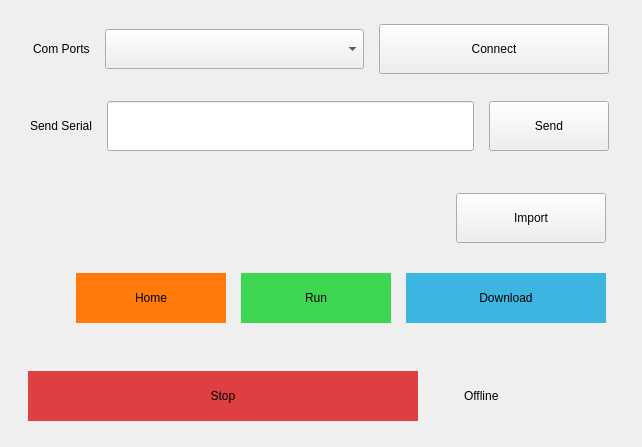
      <widget class="QWidget" name="Drill">
       <attribute name="title">
        <string>Drill</string>
       </attribute>
       <layout class="QVBoxLayout" name="verticalLayout" stretch="2,3,3,2">
        <property name="spacing">
         <number>9</number>
        </property>
        <property name="leftMargin">
         <number>18</number>
        </property>
        <property name="topMargin">
         <number>15</number>
        </property>
        <property name="rightMargin">
         <number>18</number>
        </property>
        <item>
         <widget class="QFrame" name="DrillComFrame">
          <property name="sizePolicy">
           <sizepolicy hsizetype="Preferred" vsizetype="Preferred">
            <horstretch>0</horstretch>
            <verstretch>0</verstretch>
           </sizepolicy>
          </property>
          <property name="styleSheet">
           <string notr="true"/>
          </property>
          <layout class="QHBoxLayout" name="horizontalLayout_7" stretch="0,4,1">
           <property name="spacing">
            <number>15</number>
           </property>
           <property name="leftMargin">
            <number>15</number>
           </property>
           <property name="rightMargin">
            <number>15</number>
           </property>
           <item>
            <widget class="QLabel" name="ComsLabel_6">
             <property name="sizePolicy">
              <sizepolicy hsizetype="Minimum" vsizetype="Maximum">
               <horstretch>0</horstretch>
               <verstretch>0</verstretch>
              </sizepolicy>
             </property>
             <property name="maximumSize">
              <size>
               <width>16777215</width>
               <height>16777215</height>
              </size>
             </property>
             <property name="styleSheet">
              <string notr="true"/>
             </property>
             <property name="lineWidth">
              <number>1</number>
             </property>
             <property name="text">
              <string>Com Ports</string>
             </property>
             <property name="textFormat">
              <enum>Qt::PlainText</enum>
             </property>
             <property name="scaledContents">
              <bool>false</bool>
             </property>
            </widget>
           </item>
           <item>
            <widget class="QComboBox" name="ComsMenu_6">
             <property name="sizePolicy">
              <sizepolicy hsizetype="Preferred" vsizetype="Maximum">
               <horstretch>0</horstretch>
               <verstretch>0</verstretch>
              </sizepolicy>
             </property>
             <property name="minimumSize">
              <size>
               <width>0</width>
               <height>40</height>
              </size>
             </property>
             <property name="styleSheet">
              <string notr="true">QFrame{
	border: 2px solid #e7e7e7;
	border-radius : 5px;
	font: bold; 
	font-family: arial;
	font-size: 20px;
	background-color: #1d282b;
	padding: 10px;
}</string>
             </property>
            </widget>
           </item>
           <item>
            <widget class="QPushButton" name="DrillConnectionButton">
             <property name="sizePolicy">
              <sizepolicy hsizetype="Minimum" vsizetype="Maximum">
               <horstretch>0</horstretch>
               <verstretch>0</verstretch>
              </sizepolicy>
             </property>
             <property name="minimumSize">
              <size>
               <width>230</width>
               <height>50</height>
              </size>
             </property>
             <property name="styleSheet">
              <string notr="true"/>
             </property>
             <property name="text">
              <string>Connect</string>
             </property>
            </widget>
           </item>
          </layout>
         </widget>
        </item>
        <item>
         <widget class="QFrame" name="DrillSendSerialFrame">
          <property name="sizePolicy">
           <sizepolicy hsizetype="Preferred" vsizetype="Preferred">
            <horstretch>0</horstretch>
            <verstretch>0</verstretch>
           </sizepolicy>
          </property>
          <property name="minimumSize">
           <size>
            <width>0</width>
            <height>0</height>
           </size>
          </property>
          <property name="styleSheet">
           <string notr="true"/>
          </property>
          <property name="frameShape">
           <enum>QFrame::NoFrame</enum>
          </property>
          <layout class="QHBoxLayout" name="horizontalLayout_4" stretch="0,0,1">
           <property name="spacing">
            <number>15</number>
           </property>
           <property name="leftMargin">
            <number>12</number>
           </property>
           <property name="rightMargin">
            <number>15</number>
           </property>
           <item>
            <widget class="QLabel" name="DrillSerial">
             <property name="sizePolicy">
              <sizepolicy hsizetype="Minimum" vsizetype="Maximum">
               <horstretch>0</horstretch>
               <verstretch>0</verstretch>
              </sizepolicy>
             </property>
             <property name="maximumSize">
              <size>
               <width>16777215</width>
               <height>16777215</height>
              </size>
             </property>
             <property name="styleSheet">
              <string notr="true"/>
             </property>
             <property name="lineWidth">
              <number>1</number>
             </property>
             <property name="text">
              <string>Send Serial</string>
             </property>
             <property name="textFormat">
              <enum>Qt::PlainText</enum>
             </property>
             <property name="scaledContents">
              <bool>false</bool>
             </property>
            </widget>
           </item>
           <item>
            <widget class="QLineEdit" name="DrillSendSerial">
             <property name="sizePolicy">
              <sizepolicy hsizetype="Minimum" vsizetype="Maximum">
               <horstretch>4</horstretch>
               <verstretch>0</verstretch>
              </sizepolicy>
             </property>
             <property name="minimumSize">
              <size>
               <width>0</width>
               <height>50</height>
              </size>
             </property>
             <property name="text">
              <string/>
             </property>
            </widget>
           </item>
           <item>
            <widget class="QPushButton" name="DrillSendSerialButton">
             <property name="sizePolicy">
              <sizepolicy hsizetype="Preferred" vsizetype="Maximum">
               <horstretch>0</horstretch>
               <verstretch>0</verstretch>
              </sizepolicy>
             </property>
             <property name="minimumSize">
              <size>
               <width>120</width>
               <height>50</height>
              </size>
             </property>
             <property name="text">
              <string>Send</string>
             </property>
            </widget>
           </item>
          </layout>
         </widget>
        </item>
        <item>
         <widget class="QFrame" name="DrillRunButtonsFrame">
          <property name="sizePolicy">
           <sizepolicy hsizetype="Preferred" vsizetype="Preferred">
            <horstretch>0</horstretch>
            <verstretch>0</verstretch>
           </sizepolicy>
          </property>
          <property name="styleSheet">
           <string notr="true"/>
          </property>
          <property name="frameShape">
           <enum>QFrame::NoFrame</enum>
          </property>
          <layout class="QVBoxLayout" name="verticalLayout_15">
           <property name="spacing">
            <number>12</number>
           </property>
           <property name="topMargin">
            <number>15</number>
           </property>
           <property name="bottomMargin">
            <number>15</number>
           </property>
           <item>
            <widget class="QWidget" name="widget_11" native="true">
             <layout class="QHBoxLayout" name="horizontalLayout_11" stretch="5,1">
              <property name="spacing">
               <number>15</number>
              </property>
              <item>
               <widget class="QLabel" name="DrillImportLabel">
                <property name="sizePolicy">
                 <sizepolicy hsizetype="Preferred" vsizetype="Maximum">
                  <horstretch>0</horstretch>
                  <verstretch>0</verstretch>
                 </sizepolicy>
                </property>
                <property name="minimumSize">
                 <size>
                  <width>0</width>
                  <height>50</height>
                 </size>
                </property>
                <property name="maximumSize">
                 <size>
                  <width>16777215</width>
                  <height>16777215</height>
                 </size>
                </property>
                <property name="styleSheet">
                 <string notr="true"/>
                </property>
                <property name="text">
                 <string/>
                </property>
                <property name="wordWrap">
                 <bool>true</bool>
                </property>
               </widget>
              </item>
              <item>
               <widget class="QPushButton" name="ImportButton_6">
                <property name="sizePolicy">
                 <sizepolicy hsizetype="Preferred" vsizetype="Maximum">
                  <horstretch>0</horstretch>
                  <verstretch>0</verstretch>
                 </sizepolicy>
                </property>
                <property name="minimumSize">
                 <size>
                  <width>150</width>
                  <height>50</height>
                 </size>
                </property>
                <property name="text">
                 <string>Import</string>
                </property>
               </widget>
              </item>
             </layout>
            </widget>
           </item>
           <item>
            <widget class="QWidget" name="widget_12" native="true">
             <layout class="QHBoxLayout" name="horizontalLayout_13">
              <property name="spacing">
               <number>15</number>
              </property>
              <item>
               <spacer name="horizontalSpacer_5">
                <property name="orientation">
                 <enum>Qt::Vertical</enum>
                </property>
                <property name="sizeHint" stdset="0">
                 <size>
                  <width>40</width>
                  <height>20</height>
                 </size>
                </property>
               </spacer>
              </item>
              <item>
               <widget class="QPushButton" name="DrillHomeButton">
                <property name="sizePolicy">
                 <sizepolicy hsizetype="Minimum" vsizetype="Maximum">
                  <horstretch>0</horstretch>
                  <verstretch>0</verstretch>
                 </sizepolicy>
                </property>
                <property name="minimumSize">
                 <size>
                  <width>150</width>
                  <height>50</height>
                 </size>
                </property>
                <property name="maximumSize">
                 <size>
                  <width>16777215</width>
                  <height>16777215</height>
                 </size>
                </property>
                <property name="styleSheet">
                 <string notr="true">QPushButton{
	border: 5px solid #ff790b;
    background-color: #ff790b;
}

QPushButton:hover{
    background-color: #097c1e;
}

QPushButton:pressed{
     background-color: #8cf59c;
}</string>
                </property>
                <property name="text">
                 <string>Home</string>
                </property>
               </widget>
              </item>
              <item>
               <widget class="QPushButton" name="DrillRunButton">
                <property name="sizePolicy">
                 <sizepolicy hsizetype="Minimum" vsizetype="Maximum">
                  <horstretch>0</horstretch>
                  <verstretch>0</verstretch>
                 </sizepolicy>
                </property>
                <property name="minimumSize">
                 <size>
                  <width>150</width>
                  <height>50</height>
                 </size>
                </property>
                <property name="maximumSize">
                 <size>
                  <width>16777215</width>
                  <height>16777215</height>
                 </size>
                </property>
                <property name="styleSheet">
                 <string notr="true">QPushButton{
	border: 5px solid #3ed650;
    background-color: #3ed650;
}

QPushButton:hover{
    background-color: #097c1e;
}

QPushButton:pressed{
     background-color: #8cf59c;
}</string>
                </property>
                <property name="text">
                 <string>Run</string>
                </property>
               </widget>
              </item>
              <item>
               <widget class="QPushButton" name="DrillDownloadButton">
                <property name="sizePolicy">
                 <sizepolicy hsizetype="Minimum" vsizetype="Maximum">
                  <horstretch>0</horstretch>
                  <verstretch>0</verstretch>
                 </sizepolicy>
                </property>
                <property name="minimumSize">
                 <size>
                  <width>200</width>
                  <height>50</height>
                 </size>
                </property>
                <property name="maximumSize">
                 <size>
                  <width>16777215</width>
                  <height>16777215</height>
                 </size>
                </property>
                <property name="styleSheet">
                 <string notr="true">QPushButton{
	border: 5px solid #3db5e1;
    background-color: #3db5e1;
}

QPushButton:hover{
	 background-color: #2c83a2;
}

QPushButton:pressed{
	 background-color: #85d9f7;
}</string>
                </property>
                <property name="text">
                 <string>Download</string>
                </property>
               </widget>
              </item>
             </layout>
            </widget>
           </item>
          </layout>
         </widget>
        </item>
        <item>
         <widget class="QFrame" name="DrillConstFrame">
          <property name="sizePolicy">
           <sizepolicy hsizetype="Preferred" vsizetype="Maximum">
            <horstretch>0</horstretch>
            <verstretch>0</verstretch>
           </sizepolicy>
          </property>
          <property name="styleSheet">
           <string notr="true"/>
          </property>
          <layout class="QGridLayout" name="gridLayout_6">
           <property name="leftMargin">
            <number>10</number>
           </property>
           <property name="topMargin">
            <number>10</number>
           </property>
           <property name="rightMargin">
            <number>10</number>
           </property>
           <property name="bottomMargin">
            <number>10</number>
           </property>
           <property name="spacing">
            <number>6</number>
           </property>
           <item row="1" column="3">
            <widget class="QLabel" name="DrillConnection">
             <property name="sizePolicy">
              <sizepolicy hsizetype="Fixed" vsizetype="Fixed">
               <horstretch>0</horstretch>
               <verstretch>0</verstretch>
              </sizepolicy>
             </property>
             <property name="minimumSize">
              <size>
               <width>150</width>
               <height>60</height>
              </size>
             </property>
             <property name="baseSize">
              <size>
               <width>150</width>
               <height>60</height>
              </size>
             </property>
             <property name="styleSheet">
              <string notr="true">QLabel#Connection{
    background-color: #de4041;
    font-size:35px;
    border-radius: 30px;
}</string>
             </property>
             <property name="text">
              <string>Offline</string>
             </property>
            </widget>
           </item>
           <item row="1" column="1">
            <widget class="QPushButton" name="StopButton_6">
             <property name="sizePolicy">
              <sizepolicy hsizetype="Minimum" vsizetype="Maximum">
               <horstretch>0</horstretch>
               <verstretch>0</verstretch>
              </sizepolicy>
             </property>
             <property name="minimumSize">
              <size>
               <width>150</width>
               <height>50</height>
              </size>
             </property>
             <property name="styleSheet">
              <string notr="true">QPushButton{
	border: 5px solid #de4041;
    background-color: #de4041;
}

QPushButton:hover{
	 background-color: #b03030;
}

QPushButton:pressed{
	 background-color: #ff8e8a;
}</string>
             </property>
             <property name="text">
              <string>Stop</string>
             </property>
            </widget>
           </item>
           <item row="1" column="2">
            <spacer name="horizontalSpacer_6">
             <property name="orientation">
              <enum>Qt::Vertical</enum>
             </property>
             <property name="sizeHint" stdset="0">
              <size>
               <width>40</width>
               <height>20</height>
              </size>
             </property>
            </spacer>
           </item>
          </layout>
         </widget>
        </item>
       </layout>
      </widget>
